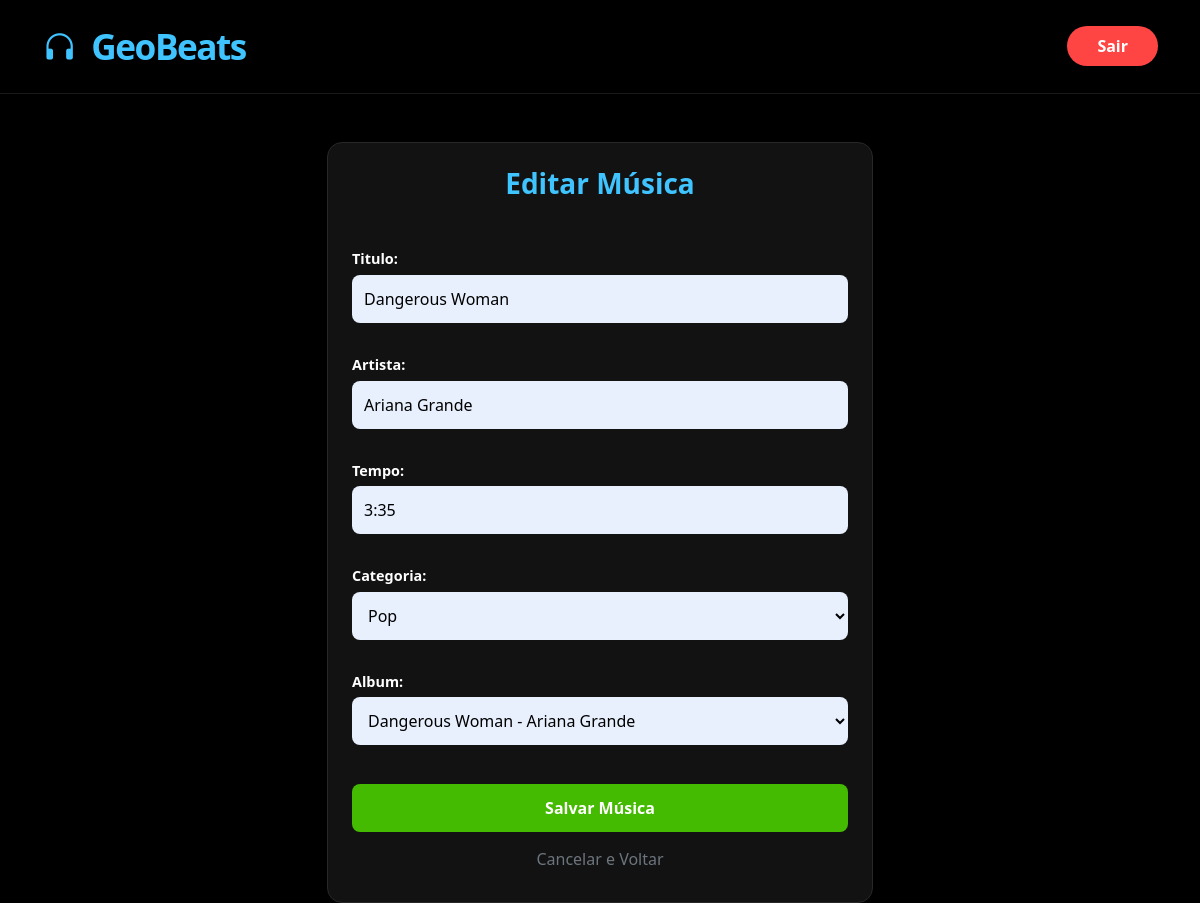
The app's page /music/update/4/ (signed in) with its own data.
### music/models.py (models this page shows, shortened)
class Music(models.Model):
    titulo = models.CharField(max_length=200)
    artista = models.CharField(max_length=200)
    tempo = models.CharField(max_length=10)
    categoria = models.ForeignKey(Categoria, on_delete=models.CASCADE, null=True, blank=True)
    usuario = models.ForeignKey(User, on_delete=models.CASCADE, null=True, blank=True)
    album = models.ForeignKey('Album', on_delete=models.SET_NULL, null=True, blank=True, related_name='musicas')

class Album(models.Model):
    titulo = models.CharField(max_length=100)
    artista = models.CharField(max_length=100)
    ano = models.IntegerField()
    usuario = models.ForeignKey(User, on_delete=models.CASCADE)
    def __str__(self):
        return f"{self.titulo} - {self.artista}"

### music/views.py (the view)
# urls.py: path('update/<int:pk>/', views.music_update, name='music_update'),
@login_required
def music_update(request, pk):
    musica = get_object_or_404(Music, pk=pk, usuario=request.user)
    if request.method == "POST":
        form = MusicForm(request.POST, instance=musica)
        if form.is_valid():
            form.save()
            messages.warning(request, "Música atualizada!")
            return redirect('music_list')
    else:
        form = MusicForm(instance=musica)
    return render(request, 'music/music_form.html', {'form': form, 'titulo': 'Editar Música'})

### music/forms.py
class MusicForm(forms.ModelForm):
    class Meta:
        model = Music
        fields = ['titulo', 'artista', 'tempo', 'categoria', 'album']

### music/models.py (called while the page is built)
    def __str__(self): return self.nome

### music/templates/music/music_form.html (shortened to what this page needs)
{% extends 'music/base.html' %}
{% block content %}
<div class="row justify-content-center">
    <div class="col-md-6">
        <div class="card shadow-lg border-0 bg-dark text-white" style="background-color: #121212 !important; border-radius: 15px;">
            <div class="card-header border-0 bg-transparent py-4 text-center">
                <h3 class="m-0 fw-bold" style="color: #40c4ff;">{{ titulo }}</h3>
            </div>
            <div class="card-body p-4">
                <form method="post">
                    <div class="form-style-custom">
                        {{ form.as_p }}
                    </div>
                    <div class="mt-4 d-flex flex-column gap-2">
                        <button type="submit" class="btn btn-success fw-bold py-2" style="background-color: #44bb00 !important; border: none; border-radius: 8px;">
                            Salvar Música
                        </button>
                        <a href="{% url 'music_list' %}" class="btn btn-link text-secondary text-decoration-none small text-center">
                            Cancelar e Voltar
                        </a>
                    </div>
                </form>
            </div>
        </div>
    </div>
</div>
{% endblock %}

### music/templates/music/base.html (style rules this page uses)
body { background-color: #000000 !important; color: #ffffff !important; font-family: 'Segoe UI', Roboto, sans-serif; min-height: 100vh; margin: 0; }
label { color: #ffffff !important; font-weight: 600; margin-bottom: 5px; display: block; }
.card { background-color: #121212 !important; border: 1px solid #282828 !important; border-radius: 15px !important; }
.btn-success { background-color: #44bb00 !important; border: none !important; border-radius: 8px !important; font-weight: bold !important; padding: 12px !important; }

### music/templates/music/music_form.html (style rules this page uses)
.form-style-custom label { color: #b3b3b3; font-size: 0.9rem; margin-bottom: 5px; display: block; }
.form-style-custom input, .form-style-custom select, .form-style-custom textarea { background-color: #e8f0fe !important; border: none !important; color: #000 !important; border-radius: 8px !important; padding: 12px !important; width: 100%; margin-bottom: 15px; }
.form-style-custom p { margin-bottom: 1rem; }

### records on screen
Music: titulo "Dangerous Woman", artista "Ariana Grande", tempo "3:35", categoria "Pop", album "Dangerous Woman - Ariana Grande"

### other values on screen
{{ titulo }} "Editar Música"
